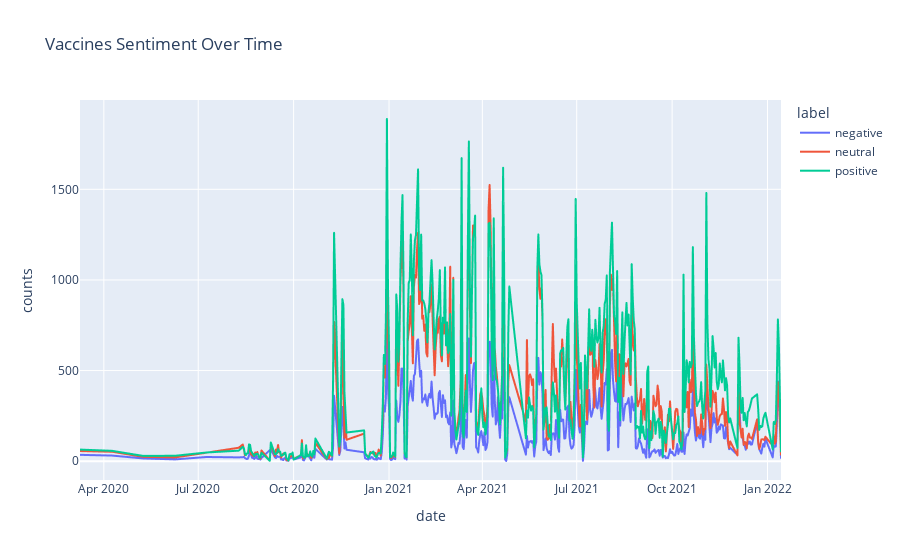

Source (notebook cell):
### Code cell
# Plotting vaccine sentiment over time

px.line(tweets_chart, x='date', y='counts', color='label', title='Vaccines Sentiment Over Time')

### Figure 1 — Plotly figure (JSON) as saved in the notebook; plotly's stock layout.template omitted (floating-point values rounded to 4 significant figures; data arrays with more than 128 entries replaced by an {"elided": "..."} marker saying what was removed)
{"data": [{"hovertemplate": "label=negative<br>date=%{x}<br>counts=%{y}<extra></extra>", "legendgroup": "negative", "line": {"color": "#636efa", "dash": "solid"}, "mode": "lines", "name": "negative", "showlegend": true, "type": "scattergl", "x": {"elided": "444 str values"}, "xaxis": "x", "y": {"elided": "444 int values"}, "yaxis": "y"}, {"hovertemplate": "label=neutral<br>date=%{x}<br>counts=%{y}<extra></extra>", "legendgroup": "neutral", "line": {"color": "#EF553B", "dash": "solid"}, "mode": "lines", "name": "neutral", "showlegend": true, "type": "scattergl", "x": {"elided": "444 str values"}, "xaxis": "x", "y": {"elided": "444 int values"}, "yaxis": "y"}, {"hovertemplate": "label=positive<br>date=%{x}<br>counts=%{y}<extra></extra>", "legendgroup": "positive", "line": {"color": "#00cc96", "dash": "solid"}, "mode": "lines", "name": "positive", "showlegend": true, "type": "scattergl", "x": {"elided": "444 str values"}, "xaxis": "x", "y": {"elided": "444 int values"}, "yaxis": "y"}], "layout": {"legend": {"title": {"text": "label"}, "tracegroupgap": 0}, "title": {"text": "Vaccines Sentiment Over Time"}, "xaxis": {"anchor": "y", "domain": [0, 1], "title": {"text": "date"}}, "yaxis": {"anchor": "x", "domain": [0, 1], "title": {"text": "counts"}}}}
